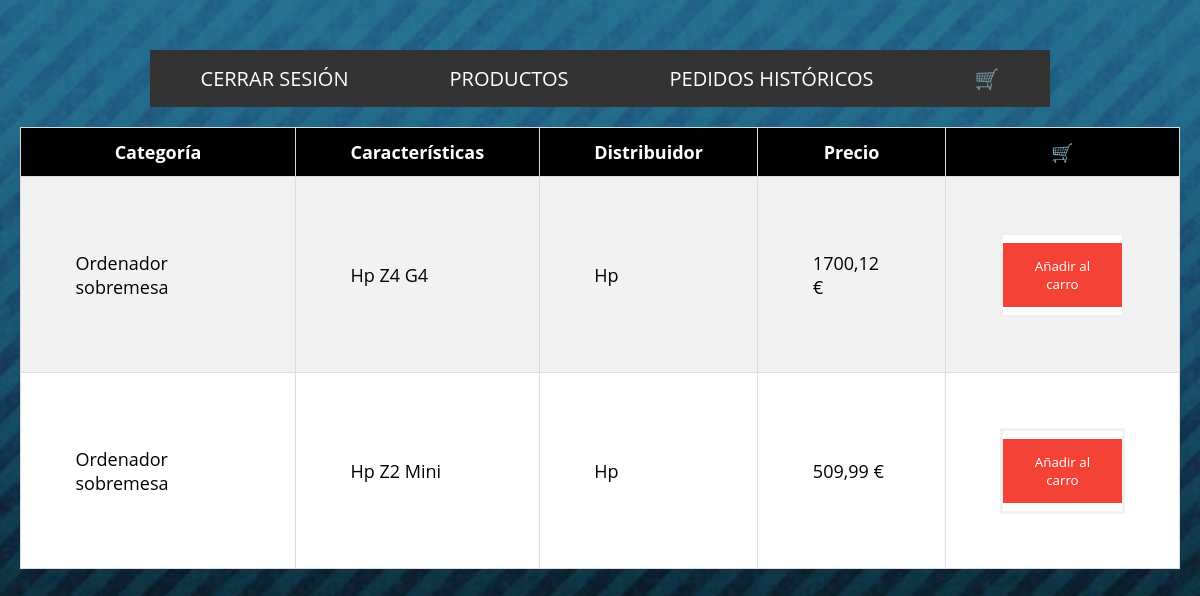
Page /SystemCare_inv/mostrar_sobremesas.php (signed in) on the committed database.
### tables this page shows
CREATE TABLE `productos` (
  `id` int(11) NOT NULL,
  `stock` int(11) NOT NULL,
  `categoria` varchar(255) NOT NULL,
  `caracteristicas` varchar(255) NOT NULL,
  `Distribuidor` varchar(255) NOT NULL,
  `precio` float NOT NULL
);

### SystemCare_inv/mostrar_sobremesas.php (the view, shortened to what this page needs)
<!DOCTYPE html>
<html lang="es">
<head>
    <link rel="stylesheet" href="css/style.css">
</head>
<body id="fondo">
<?php include_once('header.php');?>
<?php
    $servername = "localhost";
    $username = "systemadmin";
    $password = "abc123.";
    $dbname = "SystemCare_inv";
    $conn = mysqli_connect($servername, $username, $password, $dbname);
    $sql = "SELECT id, categoria, caracteristicas, distribuidor, precio FROM productos WHERE categoria=?";
    $stmt = mysqli_prepare($conn, $sql);
    $categoria = 'Ordenador sobremesa';
    mysqli_stmt_bind_param($stmt, "s", $categoria);
    mysqli_stmt_execute($stmt);
    $resultado = mysqli_stmt_get_result($stmt);
	echo "<table id='categorias'>";
	echo "<tr><th>Categoría</th><th>Características</th><th>Distribuidor</th><th>Precio</th><th>🛒</th></tr>";
	while ($fila = mysqli_fetch_assoc($resultado)) {
    $precio = number_format($fila["precio"], 2, ',', '') . " €";
    echo "<tr><td>" . $fila["categoria"] . "</td><td>" . $fila["caracteristicas"] . "</td><td>" . $fila["distribuidor"] . "</td><td>" . $precio . "</td><td><form action='carro.php' method='POST'><input type='hidden' name='id' value='" . $fila["id"] . "'><input type='hidden' name='categoria' value='" . $fila["categoria"] . "'><input type='hidden' name='caracteristicas' value='" . $fila["caracteristicas"] . "'><input type='hidden' name='distribuidor' value='" . $fila["distribuidor"] . "'><input type='hidden' name='precio' value='" . $fila["precio"] . "'><button type='submit'>Añadir al carro</button></form></td></tr>";
	}
	echo "</table>";
?>
</body>
</html>

### SystemCare_inv/css/style.css (style rules this page uses)
form { border: 3px solid #f1f1f1; background-color: white; }
button { background-color: #f44336; color: white; padding: 14px 20px; margin: 8px 0; border: none; cursor: pointer; width: 100%; }
form { margin: 10 25%; }
* { margin: 0; padding: 0; box-sizing: border-box; font-family: 'Open Sans'; }
body { background-image: url(../img/fondo.png); background-size: cover; border-collapse: collapse; width: 100%; font-size: 18px; color: black; }
#fondo { background-image: url(../img/fondo.png); background-size: cover; border-collapse: collapse; width: 100%; font-size: 18px; color: white; }
#categorias { font-family: Arial, Helvetica, sans-serif; border-collapse: collapse; list-style: none; display: flex; justify-content: space-around; margin: 20px; }
#categorias td, #categorias th { border: 1px solid #ddd; padding: 54.5px; }
#categorias tr { color: black; background-color: white; }
#categorias tr:nth-child(even) { background-color: #f2f2f2; }
#categorias th { padding-top: 12px; padding-bottom: 12px; text-align: left; background-color: black; color: white; text-align: center; }
* { box-sizing: border-box; }

### rows in the picture
productos: categoria "Ordenador sobremesa", caracteristicas "Hp Z4 G4", Distribuidor "Hp", precio "1700,12 €"
productos: categoria "Ordenador sobremesa", caracteristicas "Hp Z2 Mini", Distribuidor "Hp", precio "509,99 €"
